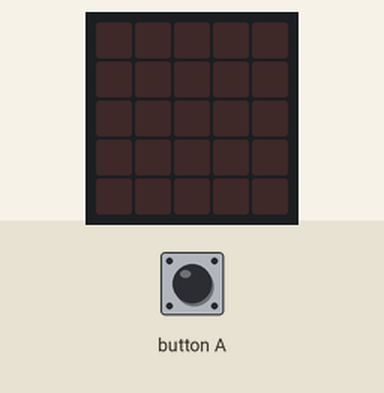
Bench run of a program on a simulated BBC micro:bit (MakeCode). Shown: the board's 5×5 LED display. Inputs (shaded band) come from the test bench. Random numbers come from a fixed seed.

Above: at 1.2 s.
1.3 s: button A pressed for 0.15 s
At 1.9 s:
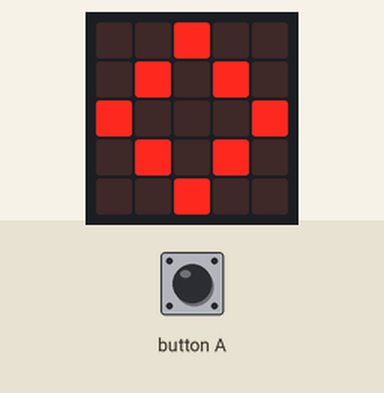
At 4.5 s:
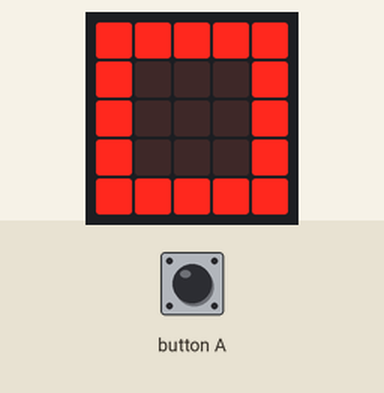
Timing chart, 0 to 6.0 s (numbered marks = the images above; inputs shaded):
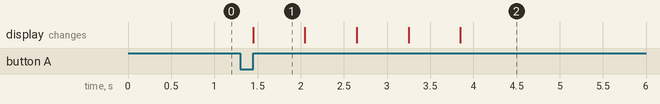

Measured:
- after the input at 1.3 s, the display: changes after 0.15 s (image 1)
- what the display in image 1 shows lasts 0.6 s, from 1.5 s to 2.1 s

The program:

main.ts
```typescript
input.onButtonPressed(Button.A, function () {
    basic.showIcon(IconNames.Diamond)
    basic.showIcon(IconNames.SmallDiamond)
    basic.showIcon(IconNames.Diamond)
    basic.showIcon(IconNames.SmallDiamond)
    if (Math.randomBoolean()) {
        basic.showIcon(IconNames.Skull)
    } else {
        basic.showIcon(IconNames.Square)
    }
})
basic.forever(function () {

})
```

test.ts
```typescript
// 在這裡測試；當此封包作為擴充功能時，將不會編譯此內容。
```
